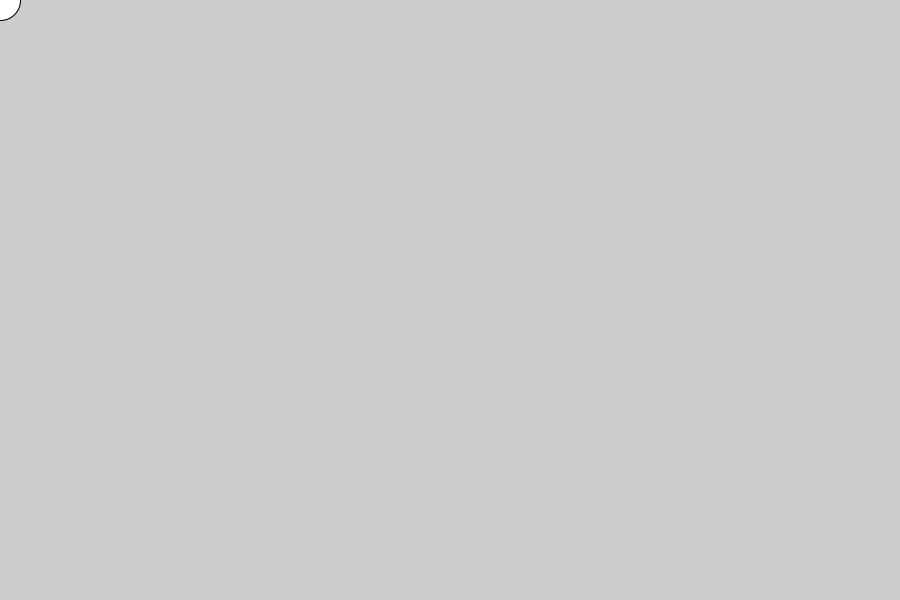
Frame 1 (no input)
Frame 60 (the mouse pressed at the canvas centre just before this capture): identical to frame 1, image omitted
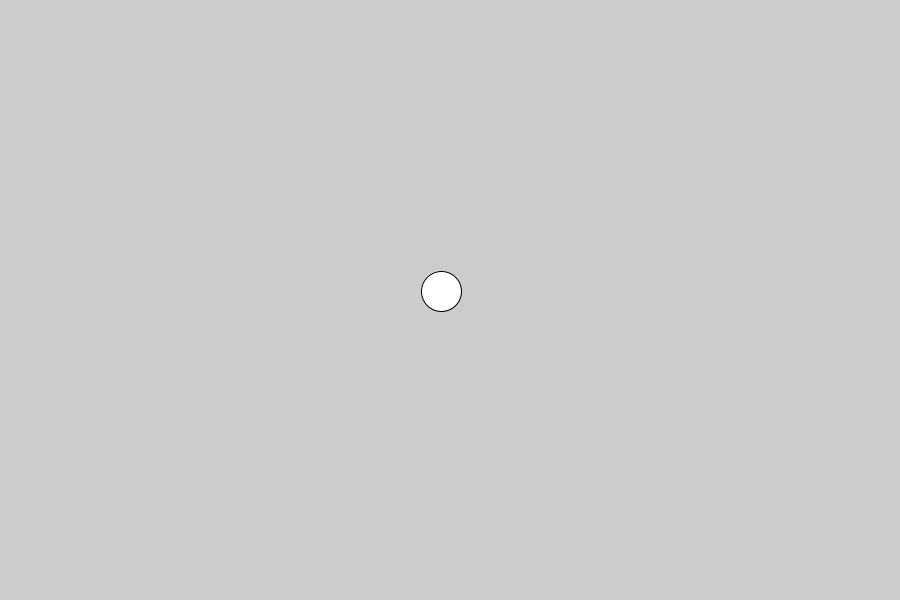
Frame 120 (the mouse held since frame 60 and released just before this capture)

The Processing sketch that drew these frames (run headless with seeded random() and noise(); from frame 60 on, the mouse is pressed at the canvas centre):

// Processing sketch: ART331_28_BasicAnimation03
// ── ART331_28_BasicAnimation03.pde
int x = 0;
int y = 0;

void setup() {
  size(900, 600);
}

void draw() {
  background(204);
  ellipse(x, y, 40, 40);
  
  float easing = 0.1;
  int diffX = mouseX - x;
  x += diffX * easing;
  int diffY = mouseY - y;
  y += diffY * easing;
}
